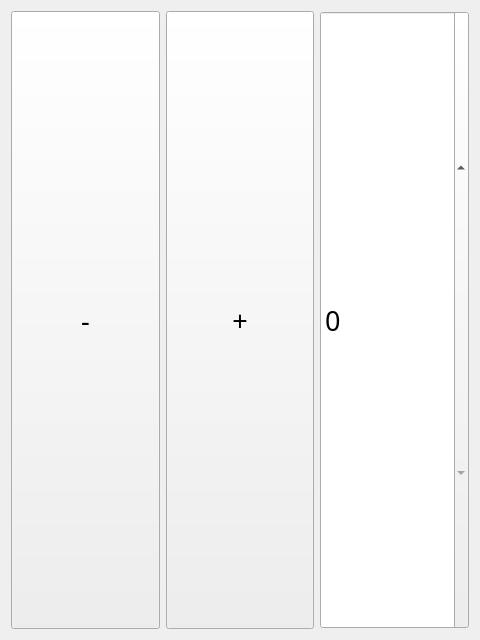
<?xml version="1.0" encoding="UTF-8"?>
<ui version="4.0">
 <class>BetterSpinBox</class>
 <widget class="QWidget" name="BetterSpinBox">
  <property name="geometry">
   <rect>
    <x>0</x>
    <y>0</y>
    <width>480</width>
    <height>640</height>
   </rect>
  </property>
  <property name="font">
   <font>
    <family>Noto Sans</family>
    <pointsize>20</pointsize>
   </font>
  </property>
  <property name="windowTitle">
   <string>Form</string>
  </property>
  <layout class="QGridLayout" name="gridLayout">
   <item row="1" column="1">
    <widget class="QPushButton" name="down">
     <property name="sizePolicy">
      <sizepolicy hsizetype="Minimum" vsizetype="Expanding">
       <horstretch>0</horstretch>
       <verstretch>0</verstretch>
      </sizepolicy>
     </property>
     <property name="text">
      <string>-</string>
     </property>
    </widget>
   </item>
   <item row="1" column="3">
    <widget class="QSpinBox" name="box">
     <property name="sizePolicy">
      <sizepolicy hsizetype="Minimum" vsizetype="Expanding">
       <horstretch>0</horstretch>
       <verstretch>0</verstretch>
      </sizepolicy>
     </property>
    </widget>
   </item>
   <item row="1" column="2">
    <widget class="QPushButton" name="up">
     <property name="sizePolicy">
      <sizepolicy hsizetype="Minimum" vsizetype="Expanding">
       <horstretch>0</horstretch>
       <verstretch>0</verstretch>
      </sizepolicy>
     </property>
     <property name="text">
      <string>+</string>
     </property>
    </widget>
   </item>
  </layout>
 </widget>
 <resources/>
 <connections>
  <connection>
   <sender>up</sender>
   <signal>clicked()</signal>
   <receiver>box</receiver>
   <slot>stepUp()</slot>
   <hints>
    <hint type="sourcelabel">
     <x>83</x>
     <y>319</y>
    </hint>
    <hint type="destinationlabel">
     <x>395</x>
     <y>319</y>
    </hint>
   </hints>
  </connection>
  <connection>
   <sender>down</sender>
   <signal>clicked()</signal>
   <receiver>box</receiver>
   <slot>stepDown()</slot>
   <hints>
    <hint type="sourcelabel">
     <x>239</x>
     <y>319</y>
    </hint>
    <hint type="destinationlabel">
     <x>395</x>
     <y>319</y>
    </hint>
   </hints>
  </connection>
 </connections>
</ui>
